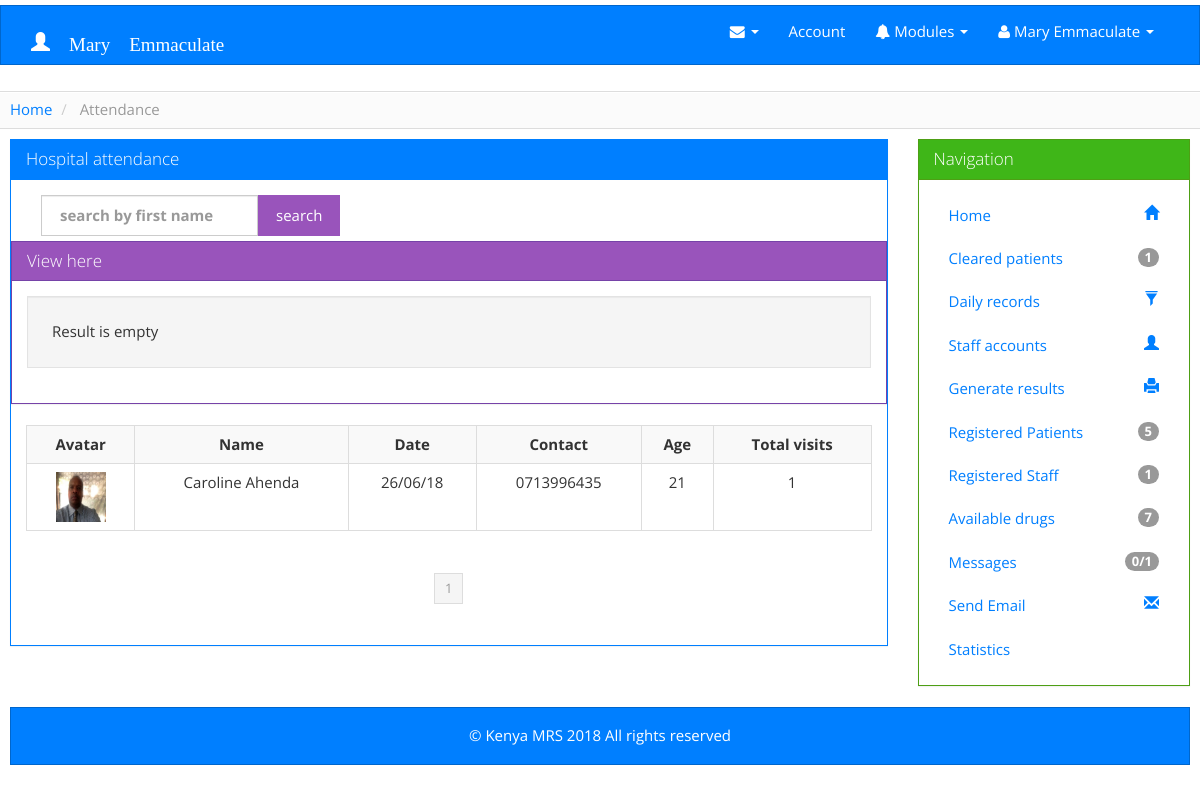
Screenshot of /admin/vist.php (signed in) with the database file from the repository.
### tables this page shows
CREATE TABLE `visit` (
  `date` timestamp NOT NULL DEFAULT CURRENT_TIMESTAMP,
  `reg_no` varchar(20) NOT NULL,
  `visit_no` int(20) NOT NULL,
  `case` int(1) NOT NULL,
  `attended` int(1) DEFAULT '0',
  `temp` varchar(5) DEFAULT NULL,
  `bp` varchar(5) DEFAULT NULL,
  `examined_by` varchar(32) DEFAULT NULL,
  `created_by` varchar(100) DEFAULT NULL
);

### functions.php (called while the page is built, shortened)
<?php
	include_once('database_connection.php');
	function find_patient($reg_no){
		global $connection;
		$query = "SELECT reg_no, first_name, last_name, profile_image, fuculty, course, health_info, d_o_b, contact, address, email FROM student_patient WHERE reg_no ='{$reg_no}'  union ALL ";
		$query .= "SELECT reg_no, first_name, last_name, profile_image, fuculty, position, health_info, d_o_b, contact, address, email FROM staff_patient WHERE reg_no ='{$reg_no}' ";
		$patient_set = mysqli_query($connection, $query);
		return $patient_set;
	}

### admin/vist.php (the view, shortened to what this page needs)
<?php
require_once '../functions.php';
include 'header.php';
if($_SESSION['level']==5 ){
if (!(isset($_GET['pagenum']))) {
  $pagenum = 1;
} else {
  $pagenum = $_GET['pagenum'];
}
$page_limit = ($_GET["show"] <> "" && is_numeric($_GET["show"]) ) ? $_GET["show"] :4;
try {
  $keyword = trim($_GET["keyword"]);
  if ($keyword <> "" ) {
    $sql = "(SELECT reg_no, first_name, email, last_name, profile_image, d_o_b FROM student_patient WHERE 1 AND "
            . " (first_name LIKE :keyword) ORDER BY first_name) "
            . "UNION ALL (SELECT  reg_no, first_name, email, last_name, last_name, d_o_b  FROM staff_patient WHERE 1 AND "
            . " (first_name LIKE :keyword) ORDER BY first_name )";
    $stmt = $DB->prepare($sql);
    $stmt->bindValue(":keyword", $keyword."%");
  } else {
    $sql = "SELECT * FROM visit  ORDER BY `date` DESC ";
    $stmt = $DB->prepare($sql);
  }
  $stmt->execute();
  $total_count = count($stmt->fetchAll());
  $last = ceil($total_count / $page_limit);
  $lower_limit = ($pagenum - 1) * $page_limit;
  $lower_limit = ($lower_limit < 0) ? 0 : $lower_limit;
  $sql2 = $sql . " limit " . ($lower_limit) . " ,  " . ($page_limit) . " ";
  $stmt = $DB->prepare($sql2);
  $stmt->execute();
  $results = $stmt->fetchAll();
} catch (Exception $ex) {
  echo $ex->getMessage();
}
?>
<div class="row" style="margin-left:10px; margin-right:10px;">
<div class="row">
    <ul class="breadcrumb ">
      <li><a href="index.php">Home</a></li>
      <li class="active"> Attendance </li>
    </ul>
<div class="col-md-9">
  <div class="panel panel-primary">
    <div class="panel-heading">
      <h3 class="panel-title"> Hospital attendance </h3>
    </div>
    <div class="panel-body">
      <div class="col-lg-12" style="padding-left: 0; padding-right: 0;" >
        <form action="vist.php" method="get" >
        <div class="col-lg-6 pull-left"style="padding-left: 0;"  >
          <span class="pull-left">
            <label class="col-lg-12 control-label" for="keyword" style="padding-right: 0;">
              <input type="text" value="<?php echo $_GET["keyword"]; ?>" placeholder="search by first name" id="" class="form-control" name="keyword" style="height: 41px;">
            </label>
            </span>
          <button class="btn btn-info">search</button>
        </div>
        </form>
      </div>
      <div class="clearfix"></div>
<div id="visit" title="Test done"><?php include 'daily_content/view.php'; ?></div>
<?php if (count($results) > 0) { ?>
        <div class="table-responsive">
          <table class="table table-striped table-hover table-bordered ">
            <tbody><tr>
                <th>Avatar</th>
                <th>Name</th>
                <th>Date</th>
                <th>Contact</th>
                <th>Age</th>
                <th>Total visits</th>
              </tr>
                <?php foreach ($results as $rest) {
                  $res = mysqli_fetch_assoc(find_patient($rest["reg_no"]));
                  try {
                      $sql = " SELECT * FROM visit WHERE reg_no = '{$rest["reg_no"]}' ";
                          $stmt = $DB->prepare($sql);
                          $stmt->execute();
                        $user = count($stmt->fetchAll());
                  } catch (Exception $ex) {
                      echo $ex->getMessage();
                  }
                  ?>
                <tr>
                  <td style="text-align: center;">
              <?php if ($res["profile_image"] == null ){ ?>
                   <img  src="../profile_image/no_avatar.png" alt="profile pick" width="50px" height="50px" >
                <?php }else{ ?>
                   <a href="../profile_image/<?php echo $res['profile_image']?>" target="_blank"><img  src="../profile_image/<?php echo $res['profile_image']?>" alt="" width="50" height="50" ></a>
               <?php }?>
                  </td>
                  <td><?php echo ucwords ($res["first_name"].' '. $res["last_name"]); ?></td>
                  <td><?php $d = strtotime($rest["date"]); echo date(' d/m/y ', $d );?></td>
                  <td><?php echo $res["contact"]; ?></td>
                      <?php $d=$res["d_o_b"];
                        $age = date_diff(date_create($d), date_create('today'))->y;
                      ?>
                  <td><?php echo $age; ?> </td>
                  <td> <?php echo $user; ?> </td>
                </tr>
  <?php } ?>
            </tbody></table>
        </div>
        <div class="col-lg-12 center">
          <ul class="pagination pagination-sm">
  <?php
  for ($i = 1; $i <= $last; $i++) {
    if ($i == $pagenum) {
      ?>
                <li class="active"><a href="javascript:void(0);" ><?php echo $i ?></a></li>
                <?php
              } else {
                ?>
                <li><a href="vist.php?pagenum=<?php echo $i; ?>&keyword=<?php echo $_GET["keyword"]; ?>" class="links"  onclick="displayRecords('<?php echo $page_limit; ?>', '<?php echo $i; ?>');" ><?php echo $i ?></a></li>
                <?php
              }
            }
            ?>
          </ul>
        </div>
          <?php } else { ?>
        <div class="well well-lg"> No patient </div>
<?php } ?>
    </div>
  </div>
</div>
 <div class="col-md-3">
            <div class="panel panel-success">
              <div class="panel-heading">
              <h3 class="panel-title"> Navigation </h3>
              </div>
              <div class="panel-body" style="height:auto">
                    <?php
                      include 'nav.php';
                    ?>
              </div>
          </div>
    </div>
</div>
  <?php } else{?>
<div class="col-lg-12 center alert danger"> Access to the page is denied. Only allowed to the Receptionists</div>
    <?php
  }
      include 'footer.php';
      ?>

### style.css (style rules this page uses)
.breadcrumb { background-color: #FBFBFB; background-image: -moz-linear-gradient(center top , #FFFFFF, #F5F5F5); background-repeat: repeat-x; border: 1px solid #DDDDDD; border-radius: 3px; box-shadow: 0 1px 0 #FFFFFF inset; list-style: none outside none; margin: 5px 0 10px 0; padding: 7px 14px; }
.breadcrumb li { display: inline-block; text-shadow: 0 1px 0 #FFFFFF; }
.table-bordered > thead > tr > th, .table-bordered > tbody > tr > th, .table-bordered > tfoot > tr > th, .table-bordered > thead > tr > td, .table-bordered > tbody > tr > td, .table-bordered > tfoot > tr > td { text-align: center; }
.center { float:none; margin: 0 auto; text-align: center; }

### elements/css/sb-admin.css (style rules this page uses)
body { margin-top: 1px; }
@media (min-width:768px) { body { margin-top: 5px; } }

### rows the page displays
visit: last_name "Caroline Ahenda", date "26/06/18", contact "0713996435", age "21", user "1"

### other values shown
$_SESSION['fname'].' '.$_SESSION['lname'] "Mary Emmaculate"
$totla_count "1"
$total_count "5"
$total_c "1"
$tot_count "0"
$tt_count "1"
